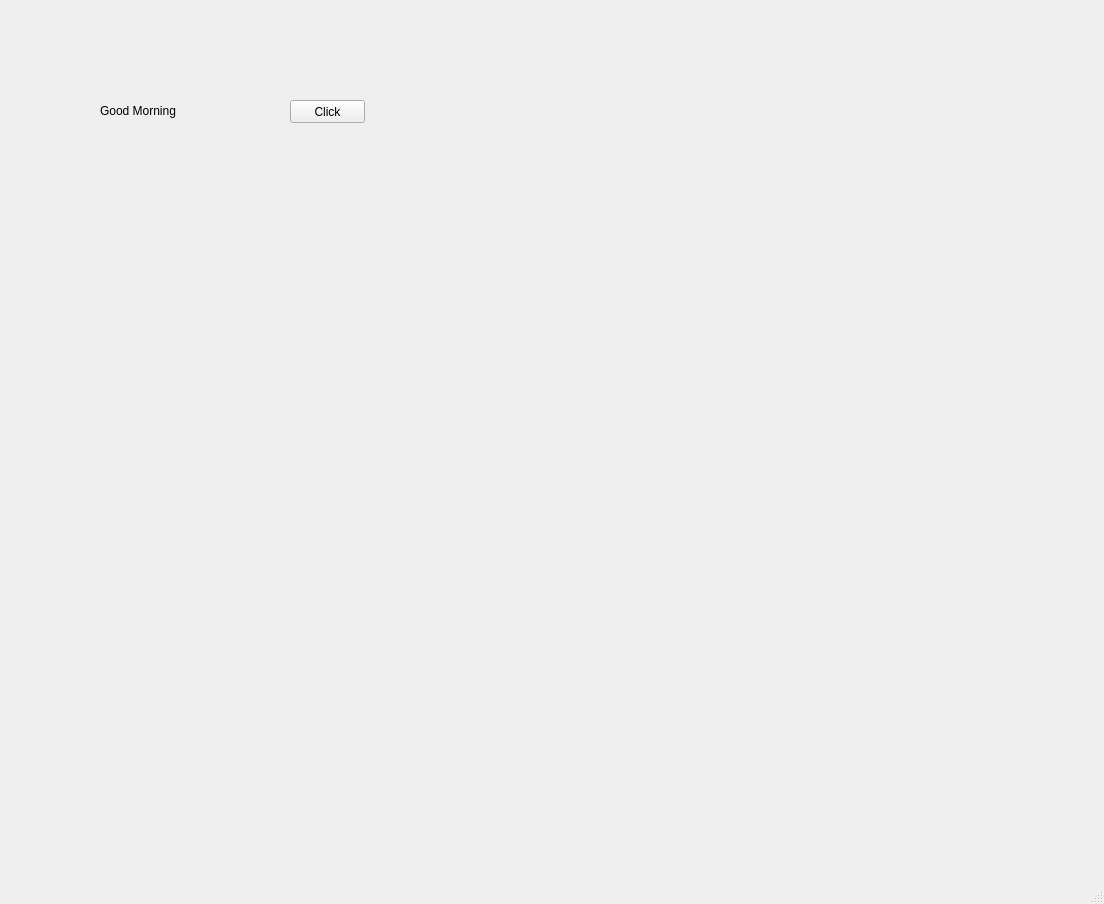
<?xml version="1.0" encoding="UTF-8"?>
<ui version="4.0">
 <class>MainWindow</class>
 <widget class="QMainWindow" name="MainWindow">
  <property name="geometry">
   <rect>
    <x>0</x>
    <y>0</y>
    <width>1104</width>
    <height>904</height>
   </rect>
  </property>
  <property name="windowTitle">
   <string>MainWindow</string>
  </property>
  <widget class="QWidget" name="centralwidget">
   <widget class="QLabel" name="lbl">
    <property name="geometry">
     <rect>
      <x>100</x>
      <y>100</y>
      <width>171</width>
      <height>21</height>
     </rect>
    </property>
    <property name="text">
     <string>Good Morning</string>
    </property>
   </widget>
   <widget class="QPushButton" name="pb">
    <property name="geometry">
     <rect>
      <x>290</x>
      <y>100</y>
      <width>75</width>
      <height>23</height>
     </rect>
    </property>
    <property name="text">
     <string>Click</string>
    </property>
   </widget>
  </widget>
  <widget class="QMenuBar" name="menubar">
   <property name="geometry">
    <rect>
     <x>0</x>
     <y>0</y>
     <width>1104</width>
     <height>21</height>
    </rect>
   </property>
  </widget>
  <widget class="QStatusBar" name="statusbar"/>
 </widget>
 <resources/>
 <connections/>
</ui>
